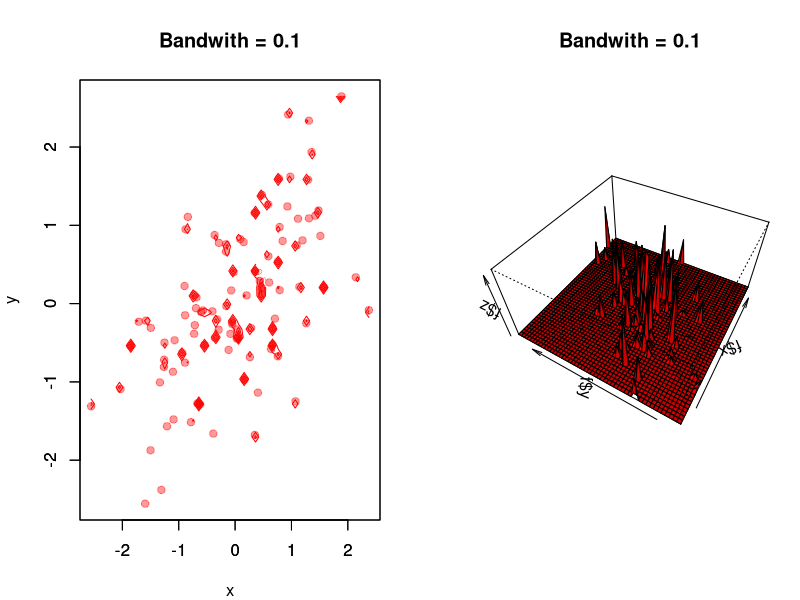
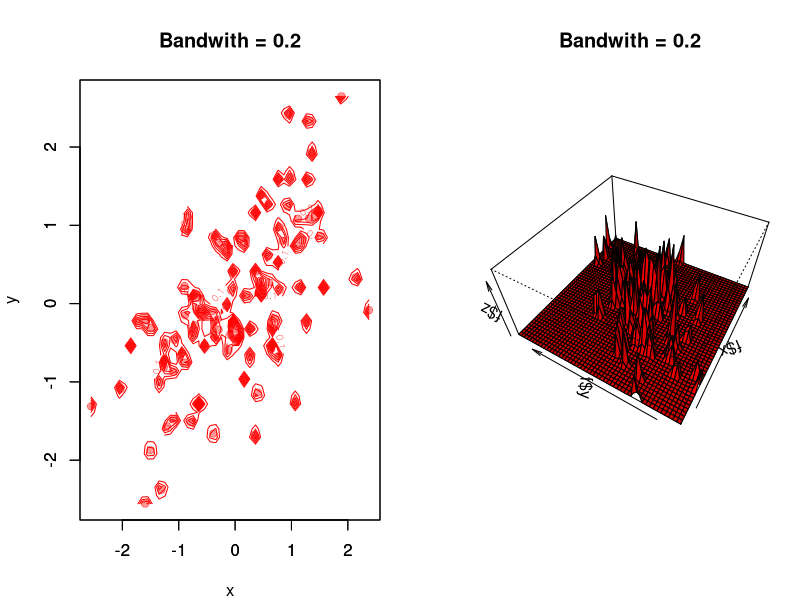
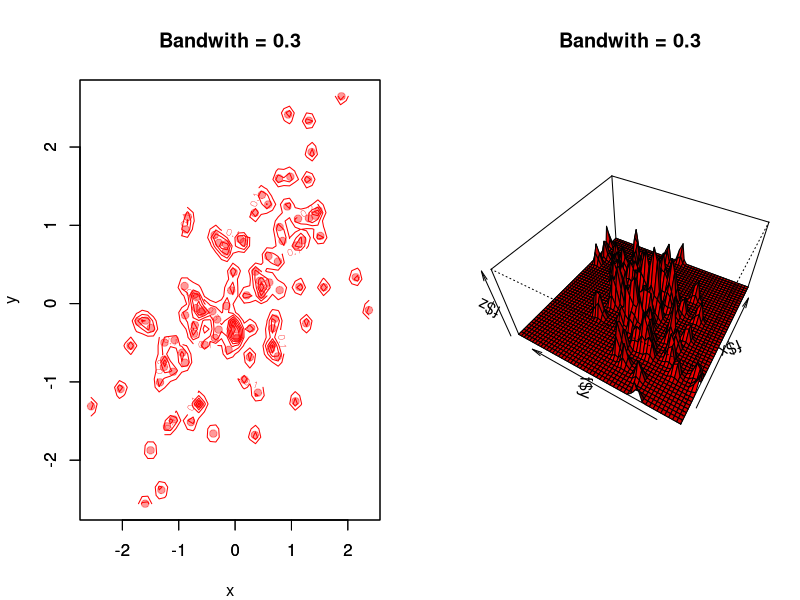
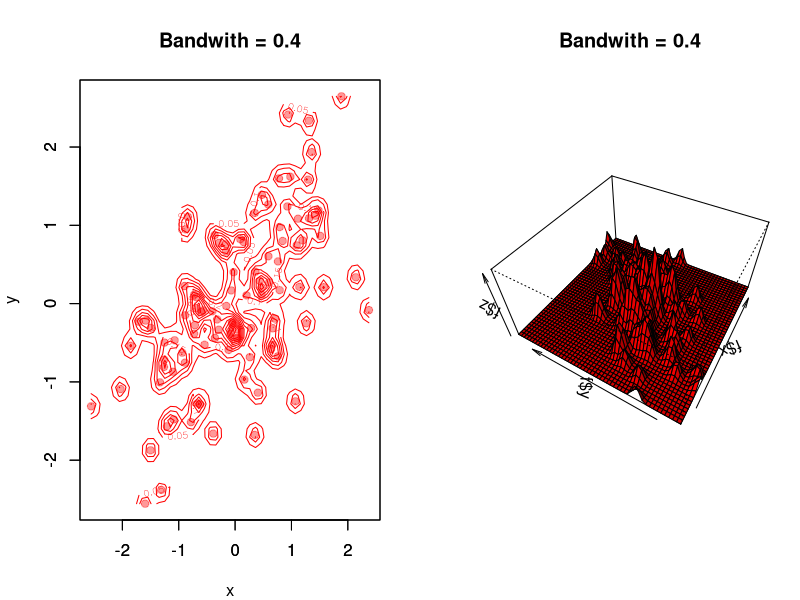
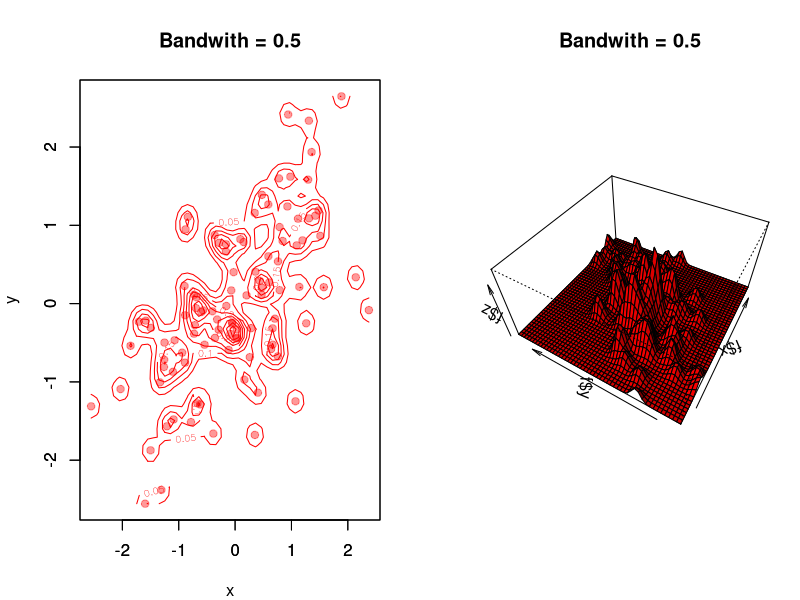
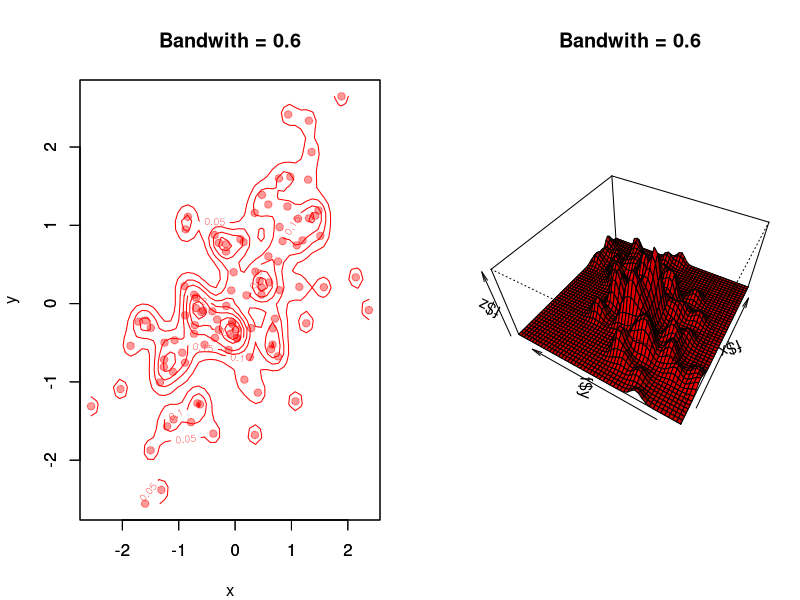
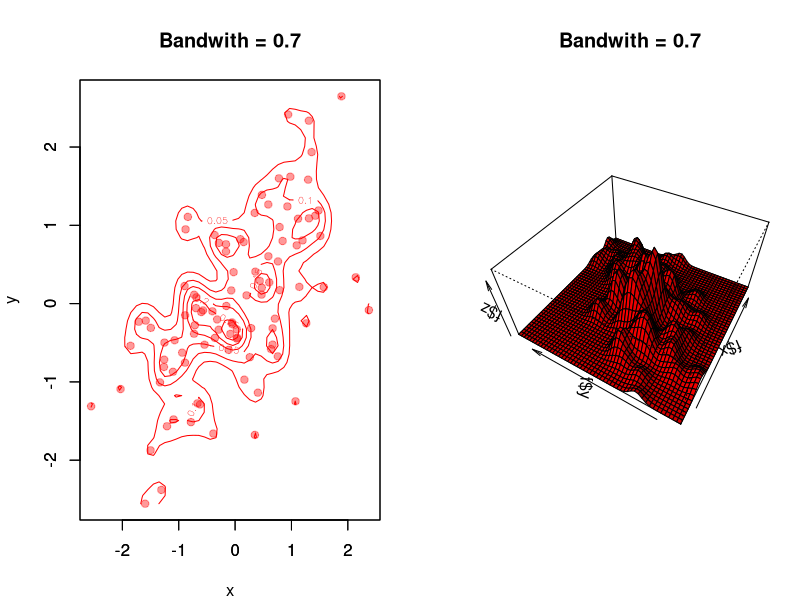
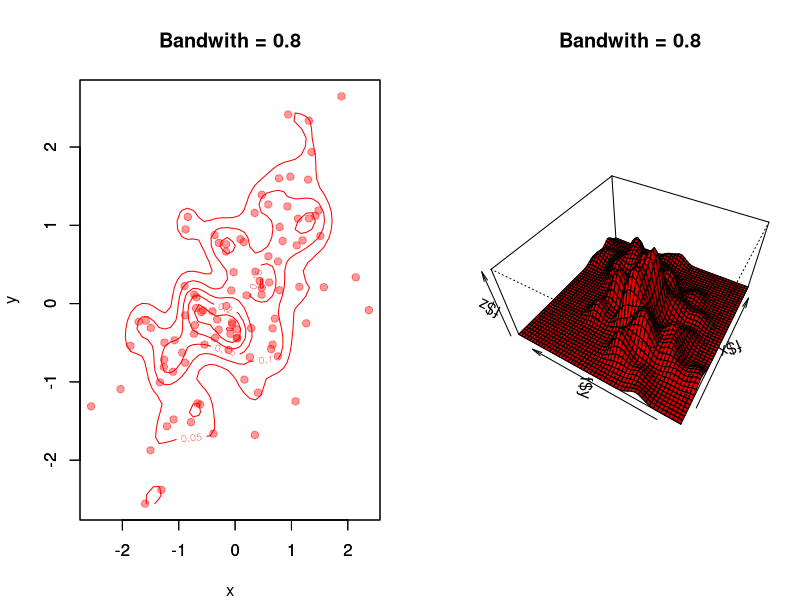

Source code (R) for these figures, in order:
## Script para producir animacións da estimación de densidade en 2D (multivariate kernel density)
## Eduardo Corbelle, 27 de febreiro de 2016
## Elaborado a partir de: https://www.unt.edu/benchmarks/archives/2003/february03/rss.htm

library(MASS)
library(scales)

## Cor dos gráficos
Color <- "red"

## Creamos un conxunto de puntos sobre un espazo bidimensional
set.seed(321)
x.y <- mvrnorm(n=100, 
               mu=c(0,0), 
               Sigma=matrix(c(1,.6,.6,1), ncol=2),
               empirical=TRUE)
x <- x.y[,1]
y <- x.y[,2]


## Estimación de densidade en 2D
densidade <- function(x, y, banda) {
  f <- kde2d(x, y, banda, n=50)
  return(f)
}

#### Creamos uns gráficos de saída ####
i=0
for(B in seq(0.1, 3, 0.1)) {
i = i+1
pdf(paste("./Scripts/Figures/KernelDensity", i, ".pdf", sep=""),
    width=14, height=7)
par(mfrow=c(1,2), 
    mar=c(4,4,4,1))
# Isoliñas en 2D
plot(x, y,
     pch=19,
     col=alpha(Color, .4))
par(new=TRUE)

f <- densidade(x, y, B)
contour(f$x, f$y, f$z, col=Color,
        main=paste("Bandwith = ", B, sep=""))

# Perspectivas
persp(f$x, f$y, f$z, shade=.3, theta=300, phi=45,
      expand=0.5, col=Color,
      main=paste("Bandwith = ", B, sep=""))
# Pechamos o gráfico
dev.off()
}
